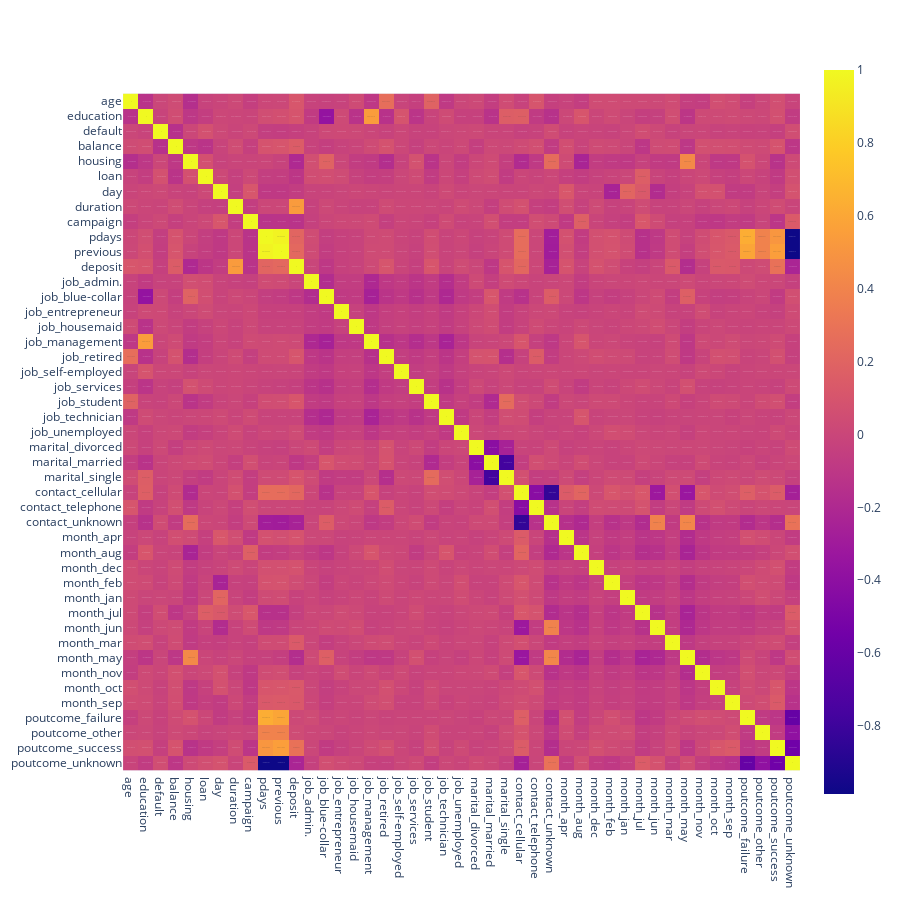

The notebook cell saved with this chart:
### Code cell
fig = px.imshow(df.corr('spearman'),text_auto=True)
fig.update_layout(height=900, width=900)
fig.show()

### Figure 1 — Plotly figure (JSON) as saved in the notebook; plotly's stock layout.template omitted (floating-point values rounded to 4 significant figures; data arrays with more than 128 entries replaced by an {"elided": "..."} marker saying what was removed)
{"data": [{"coloraxis": "coloraxis", "hovertemplate": "x: %{x}<br>y: %{y}<br>color: %{z}<extra></extra>", "name": "0", "texttemplate": "%{z}", "type": "heatmap", "x": ["age", "education", "default", "balance", "housing", "loan", "day", "duration", "campaign", "pdays", "previous", "deposit", "job_admin.", "job_blue-collar", "job_entrepreneur", "job_housemaid", "job_management", "job_retired", "job_self-employed", "job_services", "job_student", "job_technician", "job_unemployed", "marital_divorced", "marital_married", "marital_single", "contact_cellular", "contact_telephone", "contact_unknown", "month_apr", "month_aug", "month_dec", "month_feb", "month_jan", "month_jul", "month_jun", "month_mar", "month_may", "month_nov", "month_oct", "month_sep", "poutcome_failure", "poutcome_other", "poutcome_success", "poutcome_unknown"], "xaxis": "x", "y": ["age", "education", "default", "balance", "housing", "loan", "day", "duration", "campaign", "pdays", "previous", "deposit", "job_admin.", "job_blue-collar", "job_entrepreneur", "job_housemaid", "job_management", "job_retired", "job_self-employed", "job_services", "job_student", "job_technician", "job_unemployed", "marital_divorced", "marital_married", "marital_single", "contact_cellular", "contact_telephone", "contact_unknown", "month_apr", "month_aug", "month_dec", "month_feb", "month_jan", "month_jul", "month_jun", "month_mar", "month_may", "month_nov", "month_oct", "month_sep", "poutcome_failure", "poutcome_other", "poutcome_success", "poutcome_unknown"], "yaxis": "y", "z": {"elided": "45x45 float values"}}], "layout": {"coloraxis": {"colorscale": [[0, "#0d0887"], [0.1111, "#46039f"], [0.2222, "#7201a8"], [0.3333, "#9c179e"], [0.4444, "#bd3786"], [0.5556, "#d8576b"], [0.6667, "#ed7953"], [0.7778, "#fb9f3a"], [0.8889, "#fdca26"], [1, "#f0f921"]]}, "height": 900, "margin": {"t": 60}, "width": 900, "xaxis": {"anchor": "y", "constrain": "domain", "domain": [0, 1], "scaleanchor": "y"}, "yaxis": {"anchor": "x", "autorange": "reversed", "constrain": "domain", "domain": [0, 1]}}}
